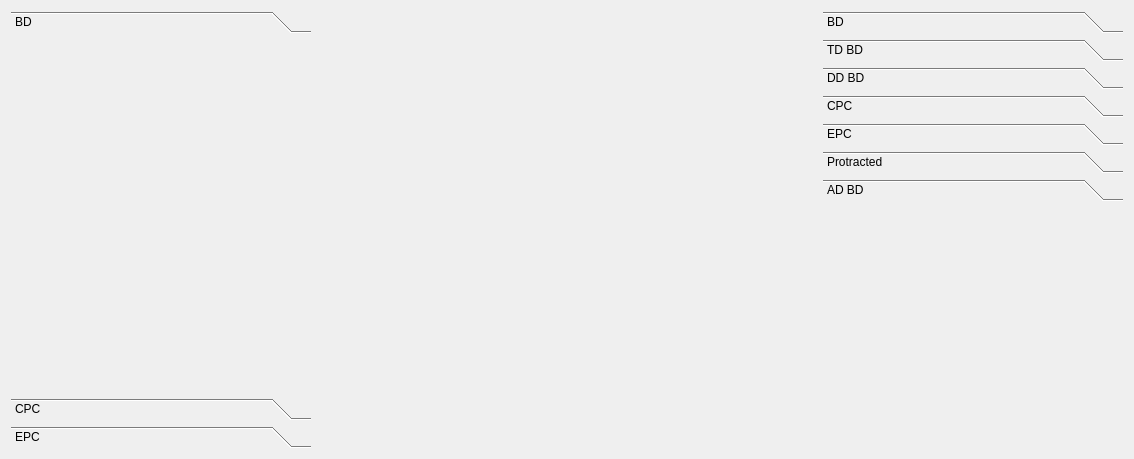
<?xml version="1.0" encoding="UTF-8"?>
<ui version="4.0">
 <class>QtTreesearcherMainDialog</class>
 <widget class="QDialog" name="QtTreesearcherMainDialog">
  <property name="geometry">
   <rect>
    <x>0</x>
    <y>0</y>
    <width>1130</width>
    <height>459</height>
   </rect>
  </property>
  <property name="windowTitle">
   <string>QtTreesearcherMainDialog</string>
  </property>
  <layout class="QHBoxLayout" name="horizontalLayout">
   <item>
    <widget class="QToolBox" name="toolBox_create">
     <property name="minimumSize">
      <size>
       <width>300</width>
       <height>0</height>
      </size>
     </property>
     <property name="maximumSize">
      <size>
       <width>16777215</width>
       <height>16777215</height>
      </size>
     </property>
     <property name="currentIndex">
      <number>0</number>
     </property>
     <widget class="QWidget" name="page_parameters_bd">
      <property name="geometry">
       <rect>
        <x>0</x>
        <y>0</y>
        <width>300</width>
        <height>348</height>
       </rect>
      </property>
      <attribute name="label">
       <string>BD</string>
      </attribute>
      <attribute name="toolTip">
       <string>Birth-Death</string>
      </attribute>
     </widget>
     <widget class="QWidget" name="page_cpc">
      <property name="geometry">
       <rect>
        <x>0</x>
        <y>0</y>
        <width>300</width>
        <height>348</height>
       </rect>
      </property>
      <attribute name="label">
       <string>CPC</string>
      </attribute>
      <attribute name="toolTip">
       <string>Constant-size population coalescent</string>
      </attribute>
     </widget>
     <widget class="QWidget" name="page_epc">
      <property name="geometry">
       <rect>
        <x>0</x>
        <y>0</y>
        <width>300</width>
        <height>348</height>
       </rect>
      </property>
      <attribute name="label">
       <string>EPC</string>
      </attribute>
      <attribute name="toolTip">
       <string>Exponential-size population coalescent</string>
      </attribute>
     </widget>
    </widget>
   </item>
   <item>
    <widget class="QWidget" name="widget_center" native="true">
     <property name="minimumSize">
      <size>
       <width>500</width>
       <height>0</height>
      </size>
     </property>
    </widget>
   </item>
   <item>
    <widget class="QToolBox" name="toolBox_investigate">
     <property name="minimumSize">
      <size>
       <width>300</width>
       <height>0</height>
      </size>
     </property>
     <property name="currentIndex">
      <number>6</number>
     </property>
     <widget class="QWidget" name="page_analyse_bd">
      <property name="geometry">
       <rect>
        <x>0</x>
        <y>0</y>
        <width>300</width>
        <height>286</height>
       </rect>
      </property>
      <attribute name="label">
       <string>BD</string>
      </attribute>
      <attribute name="toolTip">
       <string>Birth-Death</string>
      </attribute>
     </widget>
     <widget class="QWidget" name="page_analyse_td_bd">
      <attribute name="label">
       <string>TD BD</string>
      </attribute>
      <attribute name="toolTip">
       <string>Time-dependent birth-death</string>
      </attribute>
     </widget>
     <widget class="QWidget" name="page_analyse_dd_bd">
      <attribute name="label">
       <string>DD BD</string>
      </attribute>
      <attribute name="toolTip">
       <string>Density dependent birth-death</string>
      </attribute>
     </widget>
     <widget class="QWidget" name="page_analyse_cpc">
      <property name="geometry">
       <rect>
        <x>0</x>
        <y>0</y>
        <width>300</width>
        <height>255</height>
       </rect>
      </property>
      <attribute name="label">
       <string>CPC</string>
      </attribute>
      <attribute name="toolTip">
       <string>Constant-size population coalescent</string>
      </attribute>
     </widget>
     <widget class="QWidget" name="page_analyse_epc">
      <property name="geometry">
       <rect>
        <x>0</x>
        <y>0</y>
        <width>300</width>
        <height>255</height>
       </rect>
      </property>
      <attribute name="label">
       <string>EPC</string>
      </attribute>
      <attribute name="toolTip">
       <string>Exponential-size population coalescent</string>
      </attribute>
     </widget>
     <widget class="QWidget" name="page_analyse_protracted">
      <attribute name="label">
       <string>Protracted</string>
      </attribute>
     </widget>
     <widget class="QWidget" name="page_analyse_ad_bd">
      <attribute name="label">
       <string>AD BD</string>
      </attribute>
      <attribute name="toolTip">
       <string>Age-dependent birth-death</string>
      </attribute>
     </widget>
    </widget>
   </item>
  </layout>
 </widget>
 <layoutdefault spacing="6" margin="11"/>
 <resources/>
 <connections/>
</ui>
